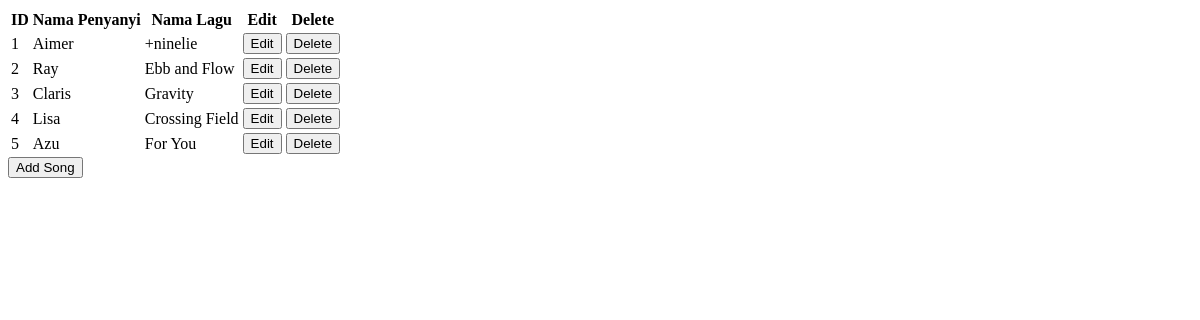
The app's page /admin.php, older data.
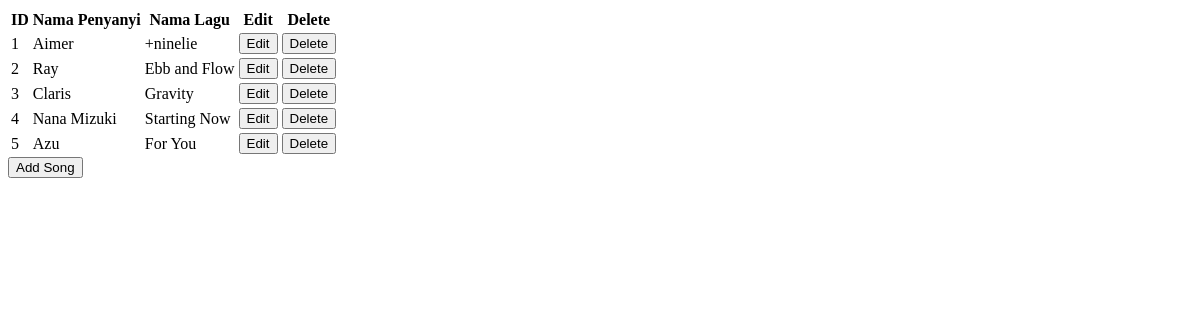
The same page, newer data.
### tables this page shows
CREATE TABLE `music` (
  `id` varchar(50) NOT NULL,
  `penyanyi` varchar(1000) NOT NULL,
  `namalagu` varchar(1000) NOT NULL,
  `music` varchar(1000) NOT NULL
);

### admin.php (the view, shortened to what this page needs)
<!DOCTYPE html>
<html>
<head>
</head>
<body>
<?php
$conn = konek_db();
$query = $conn->prepare("select * from music");
$result = $query->execute();
$rows = $query->get_result();
?>
	<table>
		<tr>
			<th>ID</th>
			<th>Nama Penyanyi</th>
			<th>Nama Lagu</th>
			<th>Edit</th>
			<th>Delete</th>
		</tr>
<?php
while ($row = $rows->fetch_array()) {
	$url_updatemusic = "editmusic.php?id=" . $row['id'];
	$url_delete = "deletemusic.php?id=" . $row['id'];
	echo "<tr>";
	echo "<td>" . $row["id"] . "</td>";
	echo "<td>" . $row['penyanyi'] . "</td>";
	echo "<td>" . $row['namalagu'] . "</td>";
	echo "<td><a href='" . $url_updatemusic . "'><button>Edit</button></a></td>";
	echo "<td><a href='" . $url_delete . "'><button>Delete</button></a></td>";
	echo "</tr>";
}
?>
	</table>
	<button><a href="tambahmusic.html" style="text-decoration: none;color:black;">Add Song</a></button>
</body>
</html>

Row changes from the older to the newer data that the page shows:
changed music id 4: penyanyi "Lisa" → "Nana Mizuki"; namalagu "Crossing Field" → "Starting Now"
